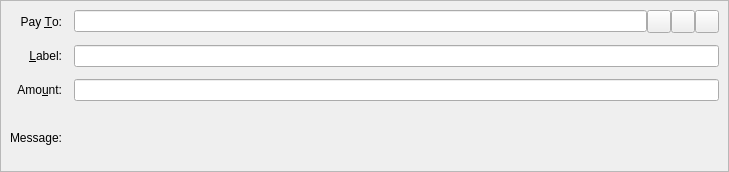
<?xml version="1.0" encoding="UTF-8"?>
<ui version="4.0">
 <class>SendCoinsEntry</class>
 <widget class="QStackedWidget" name="SendCoinsEntry">
  <property name="geometry">
   <rect>
    <x>0</x>
    <y>0</y>
    <width>729</width>
    <height>172</height>
   </rect>
  </property>
  <property name="focusPolicy">
   <enum>Qt::TabFocus</enum>
  </property>
  <property name="autoFillBackground">
   <bool>false</bool>
  </property>
  <widget class="QFrame" name="SendCoins">
   <property name="toolTip">
    <string>This is a normal payment.</string>
   </property>
   <property name="frameShape">
    <enum>QFrame::StyledPanel</enum>
   </property>
   <property name="frameShadow">
    <enum>QFrame::Sunken</enum>
   </property>
   <layout class="QGridLayout" name="gridLayout">
    <property name="spacing">
     <number>12</number>
    </property>
    <item row="0" column="0">
     <widget class="QLabel" name="payToLabel">
      <property name="text">
       <string>Pay &amp;To:</string>
      </property>
      <property name="alignment">
       <set>Qt::AlignRight|Qt::AlignTrailing|Qt::AlignVCenter</set>
      </property>
      <property name="buddy">
       <cstring>payTo</cstring>
      </property>
     </widget>
    </item>
    <item row="0" column="1">
     <layout class="QHBoxLayout" name="payToLayout">
      <property name="spacing">
       <number>0</number>
      </property>
      <item>
       <widget class="QValidatedLineEdit" name="payTo">
        <property name="toolTip">
         <string>The MONK address to send the payment to</string>
        </property>
       </widget>
      </item>
      <item>
       <widget class="QToolButton" name="addressBookButton">
        <property name="toolTip">
         <string>Choose previously used address</string>
        </property>
        <property name="text">
         <string/>
        </property>
        <property name="icon">
         <iconset resource="../monkey.qrc">
          <normaloff>:/icons/address-book_black</normaloff>:/icons/address-book_black</iconset>
        </property>
        <property name="shortcut">
         <string>Alt+A</string>
        </property>
       </widget>
      </item>
      <item>
       <widget class="QToolButton" name="pasteButton">
        <property name="toolTip">
         <string>Paste address from clipboard</string>
        </property>
        <property name="text">
         <string/>
        </property>
        <property name="icon">
         <iconset resource="../monkey.qrc">
          <normaloff>:/icons/editpaste_black</normaloff>:/icons/editpaste_black</iconset>
        </property>
        <property name="shortcut">
         <string>Alt+P</string>
        </property>
       </widget>
      </item>
      <item>
       <widget class="QToolButton" name="deleteButton">
        <property name="toolTip">
         <string>Remove this entry</string>
        </property>
        <property name="text">
         <string/>
        </property>
        <property name="icon">
         <iconset resource="../monkey.qrc">
          <normaloff>:/icons/remove_black</normaloff>:/icons/remove_black</iconset>
        </property>
       </widget>
      </item>
     </layout>
    </item>
    <item row="1" column="0">
     <widget class="QLabel" name="labelLabel">
      <property name="text">
       <string>&amp;Label:</string>
      </property>
      <property name="alignment">
       <set>Qt::AlignRight|Qt::AlignTrailing|Qt::AlignVCenter</set>
      </property>
      <property name="buddy">
       <cstring>addAsLabel</cstring>
      </property>
     </widget>
    </item>
    <item row="1" column="1">
     <widget class="QLineEdit" name="addAsLabel">
      <property name="toolTip">
       <string>Enter a label for this address to add it to the list of used addresses</string>
      </property>
     </widget>
    </item>
    <item row="2" column="0">
     <widget class="QLabel" name="amountLabel">
      <property name="text">
       <string>Amo&amp;unt:</string>
      </property>
      <property name="alignment">
       <set>Qt::AlignRight|Qt::AlignTrailing|Qt::AlignVCenter</set>
      </property>
      <property name="buddy">
       <cstring>payAmount</cstring>
      </property>
     </widget>
    </item>
    <item row="2" column="1">
     <widget class="BitcoinAmountField" name="payAmount"/>
    </item>
    <item row="3" column="0">
     <widget class="QLabel" name="messageLabel">
      <property name="text">
       <string>Message:</string>
      </property>
      <property name="alignment">
       <set>Qt::AlignRight|Qt::AlignTrailing|Qt::AlignVCenter</set>
      </property>
     </widget>
    </item>
    <item row="3" column="1">
     <widget class="QLabel" name="messageTextLabel">
      <property name="toolTip">
       <string>A message that was attached to the monkey: URI which will be stored with the transaction for your reference. Note: This message will not be sent over the Monkey network.</string>
      </property>
      <property name="textFormat">
       <enum>Qt::PlainText</enum>
      </property>
     </widget>
    </item>
   </layout>
  </widget>
  <widget class="QFrame" name="SendCoins_InsecurePaymentRequest">
   <property name="palette">
    <palette>
     <active>
      <colorrole role="WindowText">
       <brush brushstyle="SolidPattern">
        <color alpha="255">
         <red>0</red>
         <green>0</green>
         <blue>0</blue>
        </color>
       </brush>
      </colorrole>
      <colorrole role="Button">
       <brush brushstyle="SolidPattern">
        <color alpha="255">
         <red>255</red>
         <green>255</green>
         <blue>127</blue>
        </color>
       </brush>
      </colorrole>
      <colorrole role="Light">
       <brush brushstyle="SolidPattern">
        <color alpha="255">
         <red>255</red>
         <green>255</green>
         <blue>255</blue>
        </color>
       </brush>
      </colorrole>
      <colorrole role="Midlight">
       <brush brushstyle="SolidPattern">
        <color alpha="255">
         <red>255</red>
         <green>255</green>
         <blue>191</blue>
        </color>
       </brush>
      </colorrole>
      <colorrole role="Dark">
       <brush brushstyle="SolidPattern">
        <color alpha="255">
         <red>127</red>
         <green>127</green>
         <blue>63</blue>
        </color>
       </brush>
      </colorrole>
      <colorrole role="Mid">
       <brush brushstyle="SolidPattern">
        <color alpha="255">
         <red>170</red>
         <green>170</green>
         <blue>84</blue>
        </color>
       </brush>
      </colorrole>
      <colorrole role="Text">
       <brush brushstyle="SolidPattern">
        <color alpha="255">
         <red>0</red>
         <green>0</green>
         <blue>0</blue>
        </color>
       </brush>
      </colorrole>
      <colorrole role="BrightText">
       <brush brushstyle="SolidPattern">
        <color alpha="255">
         <red>255</red>
         <green>255</green>
         <blue>255</blue>
        </color>
       </brush>
      </colorrole>
      <colorrole role="ButtonText">
       <brush brushstyle="SolidPattern">
        <color alpha="255">
         <red>0</red>
         <green>0</green>
         <blue>0</blue>
        </color>
       </brush>
      </colorrole>
      <colorrole role="Base">
       <brush brushstyle="SolidPattern">
        <color alpha="255">
         <red>255</red>
         <green>255</green>
         <blue>255</blue>
        </color>
       </brush>
      </colorrole>
      <colorrole role="Window">
       <brush brushstyle="SolidPattern">
        <color alpha="255">
         <red>255</red>
         <green>255</green>
         <blue>127</blue>
        </color>
       </brush>
      </colorrole>
      <colorrole role="Shadow">
       <brush brushstyle="SolidPattern">
        <color alpha="255">
         <red>0</red>
         <green>0</green>
         <blue>0</blue>
        </color>
       </brush>
      </colorrole>
      <colorrole role="AlternateBase">
       <brush brushstyle="SolidPattern">
        <color alpha="255">
         <red>255</red>
         <green>255</green>
         <blue>191</blue>
        </color>
       </brush>
      </colorrole>
      <colorrole role="ToolTipBase">
       <brush brushstyle="SolidPattern">
        <color alpha="255">
         <red>255</red>
         <green>255</green>
         <blue>220</blue>
        </color>
       </brush>
      </colorrole>
      <colorrole role="ToolTipText">
       <brush brushstyle="SolidPattern">
        <color alpha="255">
         <red>0</red>
         <green>0</green>
         <blue>0</blue>
        </color>
       </brush>
      </colorrole>
     </active>
     <inactive>
      <colorrole role="WindowText">
       <brush brushstyle="SolidPattern">
        <color alpha="255">
         <red>0</red>
         <green>0</green>
         <blue>0</blue>
        </color>
       </brush>
      </colorrole>
      <colorrole role="Button">
       <brush brushstyle="SolidPattern">
        <color alpha="255">
         <red>255</red>
         <green>255</green>
         <blue>127</blue>
        </color>
       </brush>
      </colorrole>
      <colorrole role="Light">
       <brush brushstyle="SolidPattern">
        <color alpha="255">
         <red>255</red>
         <green>255</green>
         <blue>255</blue>
        </color>
       </brush>
      </colorrole>
      <colorrole role="Midlight">
       <brush brushstyle="SolidPattern">
        <color alpha="255">
         <red>255</red>
         <green>255</green>
         <blue>191</blue>
        </color>
       </brush>
      </colorrole>
      <colorrole role="Dark">
       <brush brushstyle="SolidPattern">
        <color alpha="255">
         <red>127</red>
         <green>127</green>
         <blue>63</blue>
        </color>
       </brush>
      </colorrole>
      <colorrole role="Mid">
       <brush brushstyle="SolidPattern">
        <color alpha="255">
         <red>170</red>
         <green>170</green>
         <blue>84</blue>
        </color>
       </brush>
      </colorrole>
      <colorrole role="Text">
       <brush brushstyle="SolidPattern">
        <color alpha="255">
         <red>0</red>
         <green>0</green>
         <blue>0</blue>
        </color>
       </brush>
      </colorrole>
      <colorrole role="BrightText">
       <brush brushstyle="SolidPattern">
        <color alpha="255">
         <red>255</red>
         <green>255</green>
         <blue>255</blue>
        </color>
       </brush>
      </colorrole>
      <colorrole role="ButtonText">
       <brush brushstyle="SolidPattern">
        <color alpha="255">
         <red>0</red>
         <green>0</green>
         <blue>0</blue>
        </color>
       </brush>
      </colorrole>
      <colorrole role="Base">
       <brush brushstyle="SolidPattern">
        <color alpha="255">
         <red>255</red>
         <green>255</green>
         <blue>255</blue>
        </color>
       </brush>
      </colorrole>
      <colorrole role="Window">
       <brush brushstyle="SolidPattern">
        <color alpha="255">
         <red>255</red>
         <green>255</green>
         <blue>127</blue>
        </color>
       </brush>
      </colorrole>
      <colorrole role="Shadow">
       <brush brushstyle="SolidPattern">
        <color alpha="255">
         <red>0</red>
         <green>0</green>
         <blue>0</blue>
        </color>
       </brush>
      </colorrole>
      <colorrole role="AlternateBase">
       <brush brushstyle="SolidPattern">
        <color alpha="255">
         <red>255</red>
         <green>255</green>
         <blue>191</blue>
        </color>
       </brush>
      </colorrole>
      <colorrole role="ToolTipBase">
       <brush brushstyle="SolidPattern">
        <color alpha="255">
         <red>255</red>
         <green>255</green>
         <blue>220</blue>
        </color>
       </brush>
      </colorrole>
      <colorrole role="ToolTipText">
       <brush brushstyle="SolidPattern">
        <color alpha="255">
         <red>0</red>
         <green>0</green>
         <blue>0</blue>
        </color>
       </brush>
      </colorrole>
     </inactive>
     <disabled>
      <colorrole role="WindowText">
       <brush brushstyle="SolidPattern">
        <color alpha="255">
         <red>127</red>
         <green>127</green>
         <blue>63</blue>
        </color>
       </brush>
      </colorrole>
      <colorrole role="Button">
       <brush brushstyle="SolidPattern">
        <color alpha="255">
         <red>255</red>
         <green>255</green>
         <blue>127</blue>
        </color>
       </brush>
      </colorrole>
      <colorrole role="Light">
       <brush brushstyle="SolidPattern">
        <color alpha="255">
         <red>255</red>
         <green>255</green>
         <blue>255</blue>
        </color>
       </brush>
      </colorrole>
      <colorrole role="Midlight">
       <brush brushstyle="SolidPattern">
        <color alpha="255">
         <red>255</red>
         <green>255</green>
         <blue>191</blue>
        </color>
       </brush>
      </colorrole>
      <colorrole role="Dark">
       <brush brushstyle="SolidPattern">
        <color alpha="255">
         <red>127</red>
         <green>127</green>
         <blue>63</blue>
        </color>
       </brush>
      </colorrole>
      <colorrole role="Mid">
       <brush brushstyle="SolidPattern">
        <color alpha="255">
         <red>170</red>
         <green>170</green>
         <blue>84</blue>
        </color>
       </brush>
      </colorrole>
      <colorrole role="Text">
       <brush brushstyle="SolidPattern">
        <color alpha="255">
         <red>127</red>
         <green>127</green>
         <blue>63</blue>
        </color>
       </brush>
      </colorrole>
      <colorrole role="BrightText">
       <brush brushstyle="SolidPattern">
        <color alpha="255">
         <red>255</red>
         <green>255</green>
         <blue>255</blue>
        </color>
       </brush>
      </colorrole>
      <colorrole role="ButtonText">
       <brush brushstyle="SolidPattern">
        <color alpha="255">
         <red>127</red>
         <green>127</green>
         <blue>63</blue>
        </color>
       </brush>
      </colorrole>
      <colorrole role="Base">
       <brush brushstyle="SolidPattern">
        <color alpha="255">
         <red>255</red>
         <green>255</green>
         <blue>127</blue>
        </color>
       </brush>
      </colorrole>
      <colorrole role="Window">
       <brush brushstyle="SolidPattern">
        <color alpha="255">
         <red>255</red>
         <green>255</green>
         <blue>127</blue>
        </color>
       </brush>
      </colorrole>
      <colorrole role="Shadow">
       <brush brushstyle="SolidPattern">
        <color alpha="255">
         <red>0</red>
         <green>0</green>
         <blue>0</blue>
        </color>
       </brush>
      </colorrole>
      <colorrole role="AlternateBase">
       <brush brushstyle="SolidPattern">
        <color alpha="255">
         <red>255</red>
         <green>255</green>
         <blue>127</blue>
        </color>
       </brush>
      </colorrole>
      <colorrole role="ToolTipBase">
       <brush brushstyle="SolidPattern">
        <color alpha="255">
         <red>255</red>
         <green>255</green>
         <blue>220</blue>
        </color>
       </brush>
      </colorrole>
      <colorrole role="ToolTipText">
       <brush brushstyle="SolidPattern">
        <color alpha="255">
         <red>0</red>
         <green>0</green>
         <blue>0</blue>
        </color>
       </brush>
      </colorrole>
     </disabled>
    </palette>
   </property>
   <property name="toolTip">
    <string>This is an unverified payment request.</string>
   </property>
   <property name="autoFillBackground">
    <bool>true</bool>
   </property>
   <property name="frameShape">
    <enum>QFrame::StyledPanel</enum>
   </property>
   <property name="frameShadow">
    <enum>QFrame::Sunken</enum>
   </property>
   <layout class="QGridLayout" name="gridLayout_is">
    <property name="spacing">
     <number>12</number>
    </property>
    <item row="0" column="0">
     <widget class="QLabel" name="payToLabel_is">
      <property name="text">
       <string>Pay To:</string>
      </property>
      <property name="alignment">
       <set>Qt::AlignRight|Qt::AlignTrailing|Qt::AlignVCenter</set>
      </property>
     </widget>
    </item>
    <item row="0" column="1">
     <layout class="QHBoxLayout" name="payToLayout_is">
      <property name="spacing">
       <number>0</number>
      </property>
      <item>
       <widget class="QLabel" name="payTo_is"/>
      </item>
      <item>
       <widget class="QToolButton" name="deleteButton_is">
        <property name="toolTip">
         <string>Remove this entry</string>
        </property>
        <property name="text">
         <string/>
        </property>
        <property name="icon">
         <iconset resource="../monkey.qrc">
          <normaloff>:/icons/remove</normaloff>:/icons/remove</iconset>
        </property>
       </widget>
      </item>
     </layout>
    </item>
    <item row="1" column="0">
     <widget class="QLabel" name="memoLabel_is">
      <property name="text">
       <string>Memo:</string>
      </property>
      <property name="alignment">
       <set>Qt::AlignRight|Qt::AlignTrailing|Qt::AlignVCenter</set>
      </property>
     </widget>
    </item>
    <item row="1" column="1">
     <widget class="QLabel" name="memoTextLabel_is">
      <property name="textFormat">
       <enum>Qt::PlainText</enum>
      </property>
     </widget>
    </item>
    <item row="2" column="0">
     <widget class="QLabel" name="amountLabel_is">
      <property name="text">
       <string>A&amp;mount:</string>
      </property>
      <property name="alignment">
       <set>Qt::AlignRight|Qt::AlignTrailing|Qt::AlignVCenter</set>
      </property>
      <property name="buddy">
       <cstring>payAmount_is</cstring>
      </property>
     </widget>
    </item>
    <item row="2" column="1">
     <widget class="BitcoinAmountField" name="payAmount_is">
      <property name="acceptDrops">
       <bool>false</bool>
      </property>
     </widget>
    </item>
   </layout>
  </widget>
  <widget class="QFrame" name="SendCoins_SecurePaymentRequest">
   <property name="palette">
    <palette>
     <active>
      <colorrole role="WindowText">
       <brush brushstyle="SolidPattern">
        <color alpha="255">
         <red>0</red>
         <green>0</green>
         <blue>0</blue>
        </color>
       </brush>
      </colorrole>
      <colorrole role="Button">
       <brush brushstyle="SolidPattern">
        <color alpha="255">
         <red>140</red>
         <green>232</green>
         <blue>119</blue>
        </color>
       </brush>
      </colorrole>
      <colorrole role="Light">
       <brush brushstyle="SolidPattern">
        <color alpha="255">
         <red>230</red>
         <green>255</green>
         <blue>224</blue>
        </color>
       </brush>
      </colorrole>
      <colorrole role="Midlight">
       <brush brushstyle="SolidPattern">
        <color alpha="255">
         <red>185</red>
         <green>243</green>
         <blue>171</blue>
        </color>
       </brush>
      </colorrole>
      <colorrole role="Dark">
       <brush brushstyle="SolidPattern">
        <color alpha="255">
         <red>70</red>
         <green>116</green>
         <blue>59</blue>
        </color>
       </brush>
      </colorrole>
      <colorrole role="Mid">
       <brush brushstyle="SolidPattern">
        <color alpha="255">
         <red>93</red>
         <green>155</green>
         <blue>79</blue>
        </color>
       </brush>
      </colorrole>
      <colorrole role="Text">
       <brush brushstyle="SolidPattern">
        <color alpha="255">
         <red>0</red>
         <green>0</green>
         <blue>0</blue>
        </color>
       </brush>
      </colorrole>
      <colorrole role="BrightText">
       <brush brushstyle="SolidPattern">
        <color alpha="255">
         <red>155</red>
         <green>255</green>
         <blue>147</blue>
        </color>
       </brush>
      </colorrole>
      <colorrole role="ButtonText">
       <brush brushstyle="SolidPattern">
        <color alpha="255">
         <red>0</red>
         <green>0</green>
         <blue>0</blue>
        </color>
       </brush>
      </colorrole>
      <colorrole role="Base">
       <brush brushstyle="SolidPattern">
        <color alpha="255">
         <red>119</red>
         <green>255</green>
         <blue>233</blue>
        </color>
       </brush>
      </colorrole>
      <colorrole role="Window">
       <brush brushstyle="SolidPattern">
        <color alpha="255">
         <red>140</red>
         <green>232</green>
         <blue>119</blue>
        </color>
       </brush>
      </colorrole>
      <colorrole role="Shadow">
       <brush brushstyle="SolidPattern">
        <color alpha="255">
         <red>0</red>
         <green>0</green>
         <blue>0</blue>
        </color>
       </brush>
      </colorrole>
      <colorrole role="AlternateBase">
       <brush brushstyle="SolidPattern">
        <color alpha="255">
         <red>197</red>
         <green>243</green>
         <blue>187</blue>
        </color>
       </brush>
      </colorrole>
      <colorrole role="NoRole">
       <brush brushstyle="SolidPattern">
        <color alpha="255">
         <red>125</red>
         <green>194</green>
         <blue>122</blue>
        </color>
       </brush>
      </colorrole>
      <colorrole role="ToolTipBase">
       <brush brushstyle="SolidPattern">
        <color alpha="255">
         <red>255</red>
         <green>255</green>
         <blue>220</blue>
        </color>
       </brush>
      </colorrole>
      <colorrole role="ToolTipText">
       <brush brushstyle="SolidPattern">
        <color alpha="255">
         <red>0</red>
         <green>0</green>
         <blue>0</blue>
        </color>
       </brush>
      </colorrole>
     </active>
     <inactive>
      <colorrole role="WindowText">
       <brush brushstyle="SolidPattern">
        <color alpha="255">
         <red>0</red>
         <green>0</green>
         <blue>0</blue>
        </color>
       </brush>
      </colorrole>
      <colorrole role="Button">
       <brush brushstyle="SolidPattern">
        <color alpha="255">
         <red>140</red>
         <green>232</green>
         <blue>119</blue>
        </color>
       </brush>
      </colorrole>
      <colorrole role="Light">
       <brush brushstyle="SolidPattern">
        <color alpha="255">
         <red>230</red>
         <green>255</green>
         <blue>224</blue>
        </color>
       </brush>
      </colorrole>
      <colorrole role="Midlight">
       <brush brushstyle="SolidPattern">
        <color alpha="255">
         <red>185</red>
         <green>243</green>
         <blue>171</blue>
        </color>
       </brush>
      </colorrole>
      <colorrole role="Dark">
       <brush brushstyle="SolidPattern">
        <color alpha="255">
         <red>70</red>
         <green>116</green>
         <blue>59</blue>
        </color>
       </brush>
      </colorrole>
      <colorrole role="Mid">
       <brush brushstyle="SolidPattern">
        <color alpha="255">
         <red>93</red>
         <green>155</green>
         <blue>79</blue>
        </color>
       </brush>
      </colorrole>
      <colorrole role="Text">
       <brush brushstyle="SolidPattern">
        <color alpha="255">
         <red>0</red>
         <green>0</green>
         <blue>0</blue>
        </color>
       </brush>
      </colorrole>
      <colorrole role="BrightText">
       <brush brushstyle="SolidPattern">
        <color alpha="255">
         <red>155</red>
         <green>255</green>
         <blue>147</blue>
        </color>
       </brush>
      </colorrole>
      <colorrole role="ButtonText">
       <brush brushstyle="SolidPattern">
        <color alpha="255">
         <red>0</red>
         <green>0</green>
         <blue>0</blue>
        </color>
       </brush>
      </colorrole>
      <colorrole role="Base">
       <brush brushstyle="SolidPattern">
        <color alpha="255">
         <red>119</red>
         <green>255</green>
         <blue>233</blue>
        </color>
       </brush>
      </colorrole>
      <colorrole role="Window">
       <brush brushstyle="SolidPattern">
        <color alpha="255">
         <red>140</red>
         <green>232</green>
         <blue>119</blue>
        </color>
       </brush>
      </colorrole>
      <colorrole role="Shadow">
       <brush brushstyle="SolidPattern">
        <color alpha="255">
         <red>0</red>
         <green>0</green>
         <blue>0</blue>
        </color>
       </brush>
      </colorrole>
      <colorrole role="AlternateBase">
       <brush brushstyle="SolidPattern">
        <color alpha="255">
         <red>197</red>
         <green>243</green>
         <blue>187</blue>
        </color>
       </brush>
      </colorrole>
      <colorrole role="NoRole">
       <brush brushstyle="SolidPattern">
        <color alpha="255">
         <red>125</red>
         <green>194</green>
         <blue>122</blue>
        </color>
       </brush>
      </colorrole>
      <colorrole role="ToolTipBase">
       <brush brushstyle="SolidPattern">
        <color alpha="255">
         <red>255</red>
         <green>255</green>
         <blue>220</blue>
        </color>
       </brush>
      </colorrole>
      <colorrole role="ToolTipText">
       <brush brushstyle="SolidPattern">
        <color alpha="255">
         <red>0</red>
         <green>0</green>
         <blue>0</blue>
        </color>
       </brush>
      </colorrole>
     </inactive>
     <disabled>
      <colorrole role="WindowText">
       <brush brushstyle="SolidPattern">
        <color alpha="255">
         <red>70</red>
         <green>116</green>
         <blue>59</blue>
        </color>
       </brush>
      </colorrole>
      <colorrole role="Button">
       <brush brushstyle="SolidPattern">
        <color alpha="255">
         <red>140</red>
         <green>232</green>
         <blue>119</blue>
        </color>
       </brush>
      </colorrole>
      <colorrole role="Light">
       <brush brushstyle="SolidPattern">
        <color alpha="255">
         <red>230</red>
         <green>255</green>
         <blue>224</blue>
        </color>
       </brush>
      </colorrole>
      <colorrole role="Midlight">
       <brush brushstyle="SolidPattern">
        <color alpha="255">
         <red>185</red>
         <green>243</green>
         <blue>171</blue>
        </color>
       </brush>
      </colorrole>
      <colorrole role="Dark">
       <brush brushstyle="SolidPattern">
        <color alpha="255">
         <red>70</red>
         <green>116</green>
         <blue>59</blue>
        </color>
       </brush>
      </colorrole>
      <colorrole role="Mid">
       <brush brushstyle="SolidPattern">
        <color alpha="255">
         <red>93</red>
         <green>155</green>
         <blue>79</blue>
        </color>
       </brush>
      </colorrole>
      <colorrole role="Text">
       <brush brushstyle="SolidPattern">
        <color alpha="255">
         <red>70</red>
         <green>116</green>
         <blue>59</blue>
        </color>
       </brush>
      </colorrole>
      <colorrole role="BrightText">
       <brush brushstyle="SolidPattern">
        <color alpha="255">
         <red>155</red>
         <green>255</green>
         <blue>147</blue>
        </color>
       </brush>
      </colorrole>
      <colorrole role="ButtonText">
       <brush brushstyle="SolidPattern">
        <color alpha="255">
         <red>70</red>
         <green>116</green>
         <blue>59</blue>
        </color>
       </brush>
      </colorrole>
      <colorrole role="Base">
       <brush brushstyle="SolidPattern">
        <color alpha="255">
         <red>140</red>
         <green>232</green>
         <blue>119</blue>
        </color>
       </brush>
      </colorrole>
      <colorrole role="Window">
       <brush brushstyle="SolidPattern">
        <color alpha="255">
         <red>140</red>
         <green>232</green>
         <blue>119</blue>
        </color>
       </brush>
      </colorrole>
      <colorrole role="Shadow">
       <brush brushstyle="SolidPattern">
        <color alpha="255">
         <red>0</red>
         <green>0</green>
         <blue>0</blue>
        </color>
       </brush>
      </colorrole>
      <colorrole role="AlternateBase">
       <brush brushstyle="SolidPattern">
        <color alpha="255">
         <red>140</red>
         <green>232</green>
         <blue>119</blue>
        </color>
       </brush>
      </colorrole>
      <colorrole role="NoRole">
       <brush brushstyle="SolidPattern">
        <color alpha="255">
         <red>125</red>
         <green>194</green>
         <blue>122</blue>
        </color>
       </brush>
      </colorrole>
      <colorrole role="ToolTipBase">
       <brush brushstyle="SolidPattern">
        <color alpha="255">
         <red>255</red>
         <green>255</green>
         <blue>220</blue>
        </color>
       </brush>
      </colorrole>
      <colorrole role="ToolTipText">
       <brush brushstyle="SolidPattern">
        <color alpha="255">
         <red>0</red>
         <green>0</green>
         <blue>0</blue>
        </color>
       </brush>
      </colorrole>
     </disabled>
    </palette>
   </property>
   <property name="toolTip">
    <string>This is a verified payment request.</string>
   </property>
   <property name="autoFillBackground">
    <bool>true</bool>
   </property>
   <property name="frameShape">
    <enum>QFrame::StyledPanel</enum>
   </property>
   <property name="frameShadow">
    <enum>QFrame::Sunken</enum>
   </property>
   <layout class="QGridLayout" name="gridLayout_s">
    <property name="spacing">
     <number>12</number>
    </property>
    <item row="0" column="0">
     <widget class="QLabel" name="payToLabel_s">
      <property name="text">
       <string>Pay To:</string>
      </property>
      <property name="alignment">
       <set>Qt::AlignRight|Qt::AlignTrailing|Qt::AlignVCenter</set>
      </property>
     </widget>
    </item>
    <item row="0" column="1">
     <layout class="QHBoxLayout" name="payToLayout_s">
      <property name="spacing">
       <number>0</number>
      </property>
      <item>
       <widget class="QLabel" name="payTo_s">
        <property name="textFormat">
         <enum>Qt::PlainText</enum>
        </property>
       </widget>
      </item>
      <item>
       <widget class="QToolButton" name="deleteButton_s">
        <property name="toolTip">
         <string>Remove this entry</string>
        </property>
        <property name="text">
         <string/>
        </property>
        <property name="icon">
         <iconset resource="../monkey.qrc">
          <normaloff>:/icons/remove</normaloff>:/icons/remove</iconset>
        </property>
       </widget>
      </item>
     </layout>
    </item>
    <item row="1" column="0">
     <widget class="QLabel" name="memoLabel_s">
      <property name="text">
       <string>Memo:</string>
      </property>
      <property name="alignment">
       <set>Qt::AlignRight|Qt::AlignTrailing|Qt::AlignVCenter</set>
      </property>
     </widget>
    </item>
    <item row="1" column="1">
     <widget class="QLabel" name="memoTextLabel_s">
      <property name="textFormat">
       <enum>Qt::PlainText</enum>
      </property>
     </widget>
    </item>
    <item row="2" column="0">
     <widget class="QLabel" name="amountLabel_s">
      <property name="text">
       <string>Amo&amp;unt:</string>
      </property>
      <property name="alignment">
       <set>Qt::AlignRight|Qt::AlignTrailing|Qt::AlignVCenter</set>
      </property>
      <property name="buddy">
       <cstring>payAmount_s</cstring>
      </property>
     </widget>
    </item>
    <item row="2" column="1">
     <widget class="BitcoinAmountField" name="payAmount_s">
      <property name="acceptDrops">
       <bool>false</bool>
      </property>
     </widget>
    </item>
   </layout>
  </widget>
 </widget>
 <customwidgets>
  <customwidget>
   <class>QValidatedLineEdit</class>
   <extends>QLineEdit</extends>
   <header>qvalidatedlineedit.h</header>
  </customwidget>
  <customwidget>
   <class>BitcoinAmountField</class>
   <extends>QLineEdit</extends>
   <header>bitcoinamountfield.h</header>
  </customwidget>
 </customwidgets>
 <tabstops>
  <tabstop>payTo</tabstop>
  <tabstop>addressBookButton</tabstop>
  <tabstop>pasteButton</tabstop>
  <tabstop>deleteButton</tabstop>
  <tabstop>addAsLabel</tabstop>
  <tabstop>payAmount</tabstop>
  <tabstop>payAmount_is</tabstop>
  <tabstop>deleteButton_is</tabstop>
  <tabstop>payAmount_s</tabstop>
  <tabstop>deleteButton_s</tabstop>
 </tabstops>
 <resources>
  <include location="../monkey.qrc"/>
 </resources>
 <connections/>
</ui>
